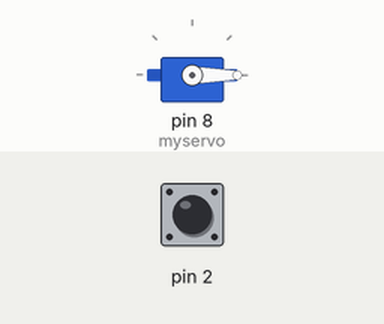
Simulated run of this sketch. Board: Arduino Uno, built with avr-gcc and run on an emulated ATmega328P. On the bench: servo. The inputs (shaded band) are chosen by the test bench; at power-on: pin 2 HIGH.

Above: at 1.2 s.
1.3 s: pin 2 pulled LOW for 0.15 s
At 1.37 s:
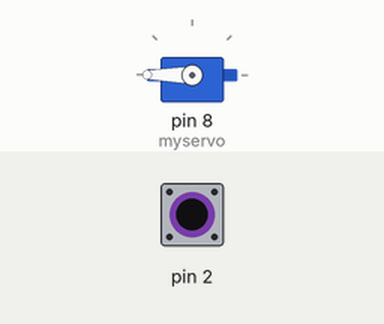
2.9 s: pin 2 pulled LOW for 3.2 s
At 6.4 s:
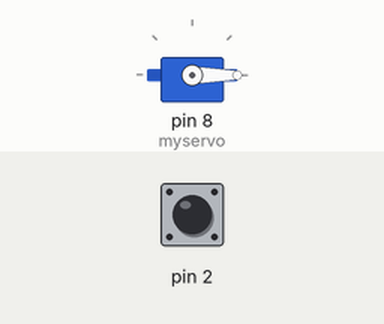
Timing chart, 0 to 7.9 s (numbered marks = the images above; inputs shaded):
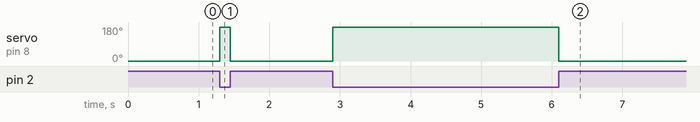

Measured:
- after the input at 1.3 s, servo on pin 8 (myservo): 0° → 180° at once, → 0° 0.15 s later
- after the input at 2.9 s, servo on pin 8 (myservo): 0° → 180° at once, → 0° 3.2 s later

The sketch:

smart_trashbin_sketch.ino
```cpp
//arydiy
#include <Servo.h>
Servo myservo;
int angle =0;
int angleStep =90;

void setup() {
  myservo.attach(8);
  pinMode(2,INPUT_PULLUP);
}

void loop() {
  if (digitalRead(2) == HIGH){
myservo.write(-180);
  }
  else {
  myservo.write(180);
  }
}
```
